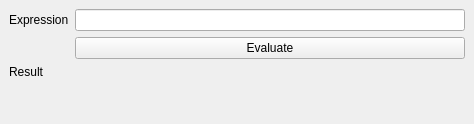
<?xml version="1.0" encoding="UTF-8"?>
<ui version="4.0">
 <class>MonitorWindow</class>
 <widget class="QMainWindow" name="MonitorWindow">
  <property name="geometry">
   <rect>
    <x>0</x>
    <y>0</y>
    <width>474</width>
    <height>124</height>
   </rect>
  </property>
  <property name="sizePolicy">
   <sizepolicy hsizetype="Fixed" vsizetype="Fixed">
    <horstretch>0</horstretch>
    <verstretch>0</verstretch>
   </sizepolicy>
  </property>
  <property name="windowTitle">
   <string>Monitor Window</string>
  </property>
  <property name="windowIcon">
   <iconset resource="resources.qrc">
    <normaloff>:/icons/images/icon.png</normaloff>:/icons/images/icon.png</iconset>
  </property>
  <property name="locale">
   <locale language="English" country="UnitedStates"/>
  </property>
  <widget class="QWidget" name="centralwidget">
   <layout class="QFormLayout" name="formLayout">
    <property name="fieldGrowthPolicy">
     <enum>QFormLayout::AllNonFixedFieldsGrow</enum>
    </property>
    <item row="0" column="0">
     <widget class="QLabel" name="exprLabel">
      <property name="text">
       <string>Expression</string>
      </property>
     </widget>
    </item>
    <item row="0" column="1">
     <widget class="QLineEdit" name="expression"/>
    </item>
    <item row="1" column="1">
     <widget class="QPushButton" name="evaluateButton">
      <property name="text">
       <string>Evaluate</string>
      </property>
     </widget>
    </item>
    <item row="2" column="0">
     <widget class="QLabel" name="resultLabel">
      <property name="text">
       <string>Result</string>
      </property>
     </widget>
    </item>
    <item row="2" column="1">
     <widget class="QLabel" name="result">
      <property name="text">
       <string>&lt;Undefined&gt;</string>
      </property>
     </widget>
    </item>
   </layout>
  </widget>
 </widget>
 <resources>
  <include location="resources.qrc"/>
 </resources>
 <connections/>
</ui>
